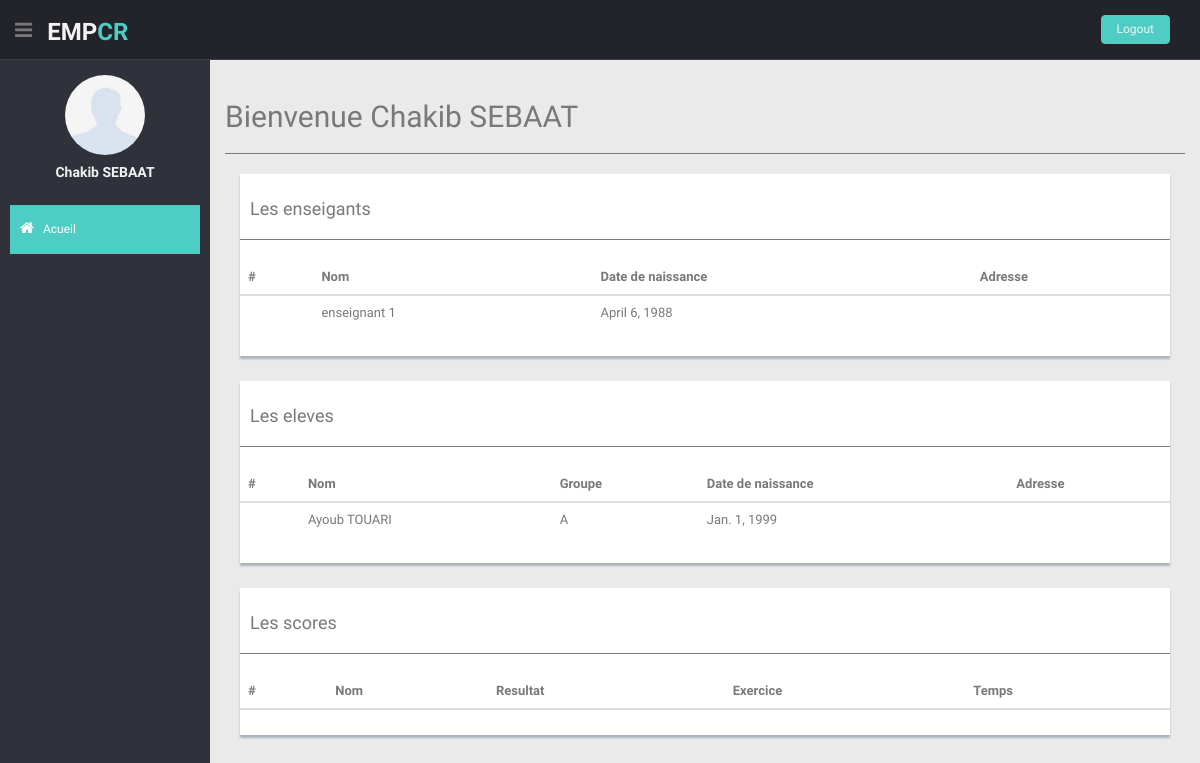
/administrator (signed in), run on an earlier commit of the app's database.
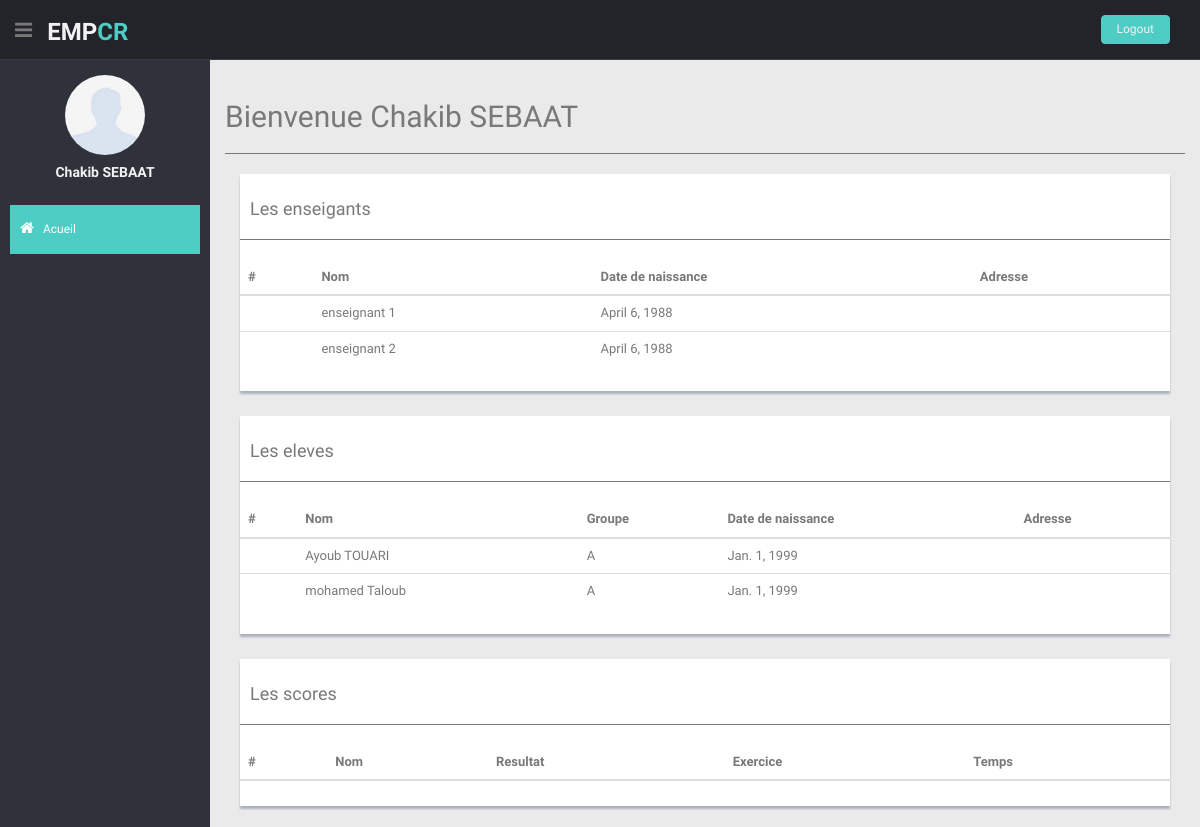
And on a later commit of the database.
### my_app/models.py (models this page shows, shortened)
class Admin(models.Model):
	username_admin = models.CharField(db_column='USERNAME_ADMIN', max_length=255, blank=True, null=True, unique=True)
	nom_admin = models.CharField(db_column='NOM_ADMIN', max_length=255, blank=True, null=True)
	pwd_admin = models.CharField(db_column='PWD_ADMIN', max_length=255, blank=True, null=True)
	date_nai_admin = models.DateField(db_column='DATE_NAI_ADMIN', blank=True, null=True)
	class Meta:
		managed = True
		db_table = 'ADMIN'
	def __str__(self):
		return self.username_admin

class Enseignant(models.Model):
	username_ens = models.CharField(db_column='USERNAME_ENS', max_length=255, blank=True, null=True, unique=True)
	nom_ens = models.CharField(db_column='NOM_ENS', max_length=255, blank=True, null=True)
	pwd_ens = models.CharField(db_column='PWD_ENS', max_length=255, blank=True, null=True)
	date_nai_ens = models.DateField(db_column='DATE_NAI_ENS', blank=True, null=True)
	class Meta:
		managed = True
		db_table = 'ENSEIGNANT'

class Eleve(models.Model):
	username_elv = models.CharField(db_column='USERNAME_ELV', max_length=255, blank=True, null=True, unique=True)
	nom_elv = models.CharField(db_column='NOM_ELV', max_length=255, blank=True, null=True)
	pwd_elv = models.CharField(db_column='PWD_ELV', max_length=255, blank=True, null=True)
	date_nai_elv = models.DateField(db_column='DATE_NAI_ELV', blank=True, null=True)
	groupe = models.ForeignKey(Groupe, on_delete=models.CASCADE)
	class Meta:
		managed = True
		db_table = 'ELEVE'

class Groupe(models.Model):
	niveau = models.ForeignKey(Niveau,  on_delete=models.CASCADE)
	desig_grp = models.CharField(db_column='DESIG_GRP', max_length=32, blank=True, null=True)
	desc_grp = models.CharField(db_column='DESC_GRP', max_length=255, blank=True, null=True)
	class Meta:
		managed = True
		db_table = 'GROUPE'
	def __str__(self):
		return self.desig_grp

### my_app/views.py (the view)
# urls.py: path('administrator', views.adminstrator, name = 'adminstrator'),
def adminstrator(request):
	try:
		user = request.session['admin']
		check_user_f = Admin.objects.filter(username_admin=user)
		print(check_user_f)
		check_user = check_user_f.first()
		print(check_user)
		eleve_result = Eleve.objects.all()
		enseignants_result = Enseignant.objects.all()
		score_result = Score.objects.all()
		ctx = {'eleve_result' : eleve_result,
				'enseignants_result': enseignants_result,
				"score_result":score_result,
				'check_user':check_user}
		return render(request,'admin.html',ctx)
	except:
		return HttpResponse('login required')

### my_app/templates/admin.html (shortened to what this page needs)
<!DOCTYPE html>
<html lang="fr">
	<head>
		{% load static %}
		<link rel='stylesheet' href="{% static 'css/style.css' %}">
		{% load static %}
		<link href="{% static 'css/bootstrap.min.css' %}" rel="stylesheet" />
		<link href= "{% static 'css/style.css'%}" rel="stylesheet">
		<link href= "{% static 'css/style-responsive.css' %}" rel="stylesheet">
		<link
			rel="stylesheet"
			href="https://cdnjs.cloudflare.com/ajax/libs/font-awesome/4.0.0/css/font-awesome.css" i
			ntegrity="sha512-72McA95q/YhjwmWFMGe8RI3aZIMCTJWPBbV8iQY3jy1z9+bi6+jHnERuNrDPo/WGYEzzNs4WdHNyyEr/yXJ9pA=="
		/>
	</head>
	<body>
		<section id="container">
			<header class="header black-bg">
				<div class="sidebar-toggle-box">
					<div class="fa fa-bars tooltips" data-placement="right" ></div>
				</div>
				<a href="index.html" class="logo"><b>EMP<span>CR</span></b></a>
				<div class="top-menu">
					<ul class="nav pull-right top-menu">
					<li><a class="logout" href="{% url 'logout_admin' %}">Logout</a></li>
					</ul>
				</div>
			</header>
		<aside>
			<div id="sidebar" class="nav-collapse ">
				<ul class="sidebar-menu" id="nav-accordion">
				<p class="centered"><a href="profile.html"><img src="{% static 'img/uknown.jpg' %}" class="img-circle" width="80"></a></p>
				<h5 class="centered">{{ check_user.nom_admin}}</h5>
				<li class="mt">
					<a class="active" href="eleve.html">
						<i class="fa fa-home"></i>
						<span>Acueil</span>
					</a>
				</li>
			</div>
		</aside>
		<section id="main-content">
			<section class="wrapper">
				<div class="row">
					<div class="col-lg-12 main-chart">
						<div class="border-head">
							<h2>Bienvenue {{ check_user.nom_admin}}</h2>
							<hr>
						</div>
						<div class="col-md-12">
							<div class="content-panel">
								<h4> Les enseigants </h4>
								<hr></i>
								<table class="table">
									<thead>
										<tr>
											<th>#</th>
											<th>Nom</th>
											<th>Date de naissance</th>
											<th>Adresse</th>
										</tr>
									</thead>
									<tbody>
										{% for item in enseignants_result %}
										<tr>
											<td>{{ item.id_ens }}</td>
											<td>{{ item.nom_ens }}</td>
											<td>{{ item.date_nai_ens }}</td>
											<td>{{ item.adresse_ens }}</td>
										</tr>
										{% endfor %}
									</tbody>
								</table>
							</div>
						</div>
						<div class="col-md-12 mt">
							<div class="content-panel">
								<h4> Les eleves</h4>
								<hr></i>
								<table class="table">
									<thead>
										<tr>
											<th>#</th>
											<th>Nom</th>
											<th>Groupe</th>
											<th>Date de naissance</th>
											<th>Adresse</th>
										</tr>
									</thead>
									<tbody>
										{% for item in eleve_result %}
										<tr>
											<td>{{ item.id_eleve }}</td>
											<td>{{ item.nom_elv }}</td>
											<td>{{ item.groupe }}</td>
											<td>{{ item.date_nai_elv }}</td>
											<td>{{ item.adresse_elv }}</td>
										</tr>
										{% endfor %}
									</tbody>
								</table>
							</div>
						</div>
						<div class="col-md-12 mt">
							<div class="content-panel">
								<h4> Les scores</h4>
								<hr></i>
								<table class="table">
									<thead>
										<tr>
											<th>#</th>
											<th>Nom</th>
											<th>Resultat</th>
											<th>Exercice</th>
											<th>Temps</th>
										</tr>
									</thead>
								</table>
							</div>
						</div>
					</div>
				</div>
			</section>
		</section>
	</body>
</html>

### my_app/static/css/style.css (style rules this page uses)
body { color: #797979; background: #eaeaea; font-family: 'Ruda', sans-serif; padding: 0px !important; margin: 0px !important; font-size:13px; }
ul li { list-style: none; }
a, a:hover, a:focus { text-decoration: none; outline: none; }
#container { width: 100%; height: 100%; }
hr { margin-top: 20px; margin-bottom: 20px; border: 0; border-top: 1px solid #797979; }
.centered { text-align: center; }
.mt { margin-top: 25px; }
ul.top-menu > li > .logout { color: #f2f2f2; font-size: 12px; border-radius: 4px; -webkit-border-radius: 4px; border: 1px solid #64c3c2 !important; padding: 5px 15px; margin-right: 15px; background: #4ECDC4; margin-top: 15px; }
#sidebar { width: 210px; height: 100%; position: fixed; background: #2f323a; }
#sidebar h5 { color: #f2f2f2; font-weight: 700; }
#sidebar ul li { position: relative; }
ul.sidebar-menu , ul.sidebar-menu li ul.sub { margin: -2px 0 0; padding: 0; }
ul.sidebar-menu { margin-top: 75px; }
ul.sidebar-menu li { margin-bottom: 5px; margin-left:10px; margin-right:10px; }
ul.sidebar-menu li a span { display: inline-block; }
ul.sidebar-menu li a { color: #aeb2b7; text-decoration: none; display: block; padding: 15px 0 15px 10px; font-size: 12px; outline: none; -webkit-transition: all 0.3s ease; -moz-transition: all 0.3s ease; -o-transition: all 0.3s ease; -ms-transition: all 0.3s ease; transition: all 0.3s ease; }
ul.sidebar-menu li a.active, ul.sidebar-menu li a:hover, ul.sidebar-menu li a:focus { background: #4ECDC4; color: #fff; display: block; -webkit-transition: all 0.3s ease; -moz-transition: all 0.3s ease; -o-transition: all 0.3s ease; -ms-transition: all 0.3s ease; transition: all 0.3s ease; }
ul.sidebar-menu li a i { font-size: 15px; padding-right: 6px; }
ul.sidebar-menu li a.active i { color: #fff; }
#main-content { margin-left: 210px; }
.header, .footer { min-height: 60px; padding: 0 15px; }
.header { position: fixed; left: 0; right: 0; z-index: 1002; }
.black-bg { background: #22242a; border-bottom: 1px solid #393d46; }
.wrapper { display: inline-block; margin-top: 60px; padding-left: 15px; padding-right: 15px; padding-bottom: 15px; padding-top: 0px; width: 100%; }
a.logo { font-size: 24px; color: #f2f2f2; float: left; margin-top: 15px; text-transform: uppercase; }
a.logo b { font-weight: 900; }
a.logo span { color: #4ECDC4; }
#top_menu .nav > li, ul.top-menu > li { float: left; }
ul.top-menu > li > a { color: #666666; font-size: 16px; border-radius: 4px; -webkit-border-radius: 4px; border:1px solid #666666 !important; padding: 2px 6px; margin-right: 15px; }
.sidebar-toggle-box { float: left; padding-right: 15px; margin-top: 20px; }
.sidebar-toggle-box .fa-bars { cursor: pointer; display: inline-block; font-size: 20px; }
.main-chart { padding-top: 20px; }
.content-panel { background: #ffffff; box-shadow: 0px 3px 2px #aab2bd; padding-top: 15px; padding-bottom: 5px; }
.content-panel h4 { margin-left: 10px; }

What changed in the data, as far as the page shows it:
added Enseignant: nom_ens "enseignant 2", date_nai_ens "April 6, 1988"
added Eleve: nom_elv "mohamed Taloub", groupe "A", date_nai_elv "Jan. 1, 1999"
